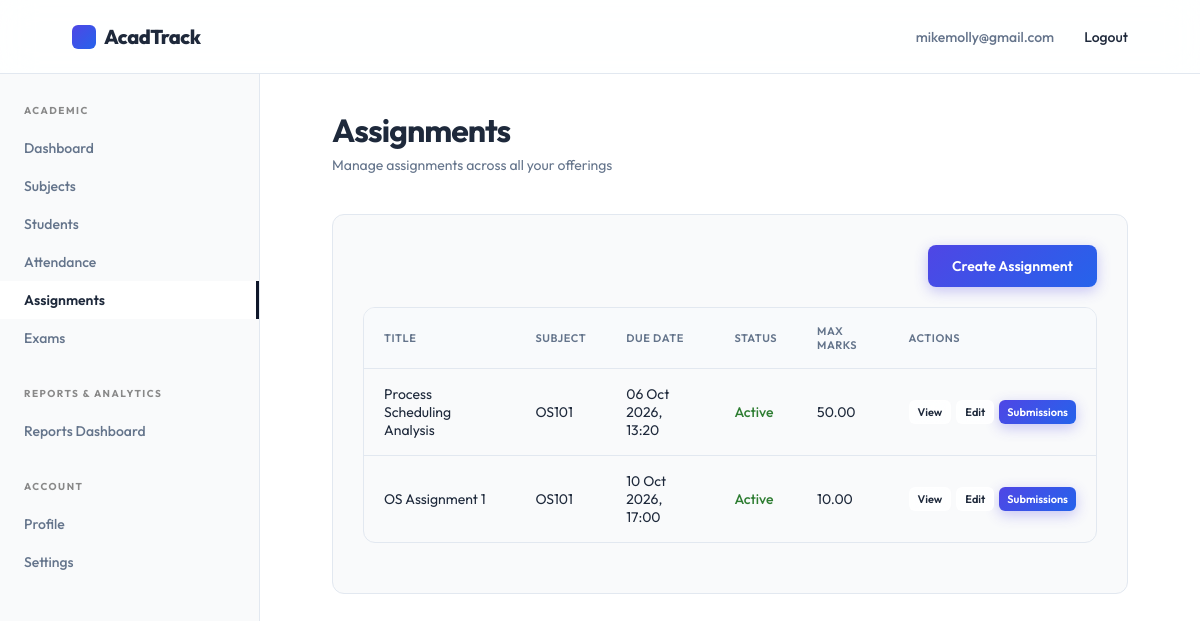
Screenshot of /faculty/assignments/ (signed in) with the database file from the repository.
### accounts/models.py (models this page shows, shortened)
class User(AbstractUser):
    class RoleChoices(models.TextChoices):
        STUDENT = 'student', 'Student'
        FACULTY = 'faculty', 'Faculty'
        ADMIN = 'admin', 'Admin'
    username = None
    email = models.EmailField(unique=True)
    role = models.CharField(max_length=20, choices=RoleChoices.choices, default=RoleChoices.STUDENT)
    contact_number = models.CharField(max_length=15, blank=True, null=True)
    deactivated_at = models.DateTimeField(blank=True, null=True)
    updated_at = models.DateTimeField(auto_now=True)
    USERNAME_FIELD = 'email'
    REQUIRED_FIELDS = []
    objects = CustomUserManager()

### assignments/models.py (models this page shows, shortened)
class Assignment(models.Model):
    class StatusChoices(models.TextChoices):
        DRAFT = 'draft', 'Draft'
        ACTIVE = 'active', 'Active'
        CLOSED = 'closed', 'Closed'
    offering = models.ForeignKey('academics.SubjectOffering', on_delete=models.CASCADE, related_name='assignments')
    title = models.CharField(max_length=200)
    description = models.TextField(blank=True, null=True)
    instructions = models.TextField(blank=True, null=True)
    maximum_marks = models.DecimalField(max_digits=5, decimal_places=2)
    assigned_at = models.DateTimeField(default=timezone.now)
    due_datetime = models.DateTimeField()
    file_attachment = models.FileField(upload_to='assignments/', blank=True, null=True, validators=[validate_pdf])
    status = models.CharField(max_length=15, choices=StatusChoices.choices, default=StatusChoices.DRAFT)
    updated_at = models.DateTimeField(auto_now=True)
    class Meta:
        constraints = [
            CheckConstraint(
                condition=Q(maximum_marks__gt=0),
                name='check_assignment_maximum_marks'
            )
        ]

### academics/models.py (models this page shows, shortened)
class SubjectOffering(models.Model):
    class SubjectType(models.TextChoices):
        CORE = 'core', 'Core'
        ELECTIVE = 'elective', 'Elective'
        LAB = 'lab', 'Lab'
        PROJECT = 'project', 'Project'
    subject = models.ForeignKey(Subject, on_delete=models.CASCADE, related_name='offerings')
    semester = models.ForeignKey(Semester, on_delete=models.CASCADE, related_name='subject_offerings')
    faculty = models.ForeignKey('faculty.Faculty', on_delete=models.SET_NULL, null=True, blank=True, related_name='subject_offerings')
    subject_type = models.CharField(max_length=20, choices=SubjectType.choices, default=SubjectType.CORE)
    credits = models.PositiveIntegerField()
    class Meta:
        constraints = [
            models.UniqueConstraint(fields=['subject', 'semester'], name='unique_subject_offering')
        ]

class Subject(models.Model):
    name = models.CharField(max_length=150)
    code = models.CharField(max_length=20, unique=True)
    description = models.TextField(blank=True, null=True)

### faculty/views.py (the view)
# urls.py: path('assignments/', views.AssignmentListView.as_view(), name='assignments'),
class AssignmentListView(FacultyRequiredMixin, ListView):
    template_name = 'faculty/assignments.html'
    context_object_name = 'assignments'
    def get_queryset(self):
        return Assignment.objects.filter(offering__faculty=self.request.user.faculty_profile).select_related('offering__subject').order_by('-assigned_at')

### faculty/views.py (called while the page is built)
    def test_func(self):
        return self.request.user.is_authenticated and self.request.user.role == User.RoleChoices.FACULTY

### templates/faculty/assignments.html
{% extends 'faculty/base.html' %}
{% block page_title %}Assignments{% endblock %}
{% block page_subtitle %}Manage assignments across all your offerings{% endblock %}
{% block dashboard_content %}
<div class="dashboard-section">
    <div style="margin-bottom: 20px; display: flex; justify-content: flex-end;">
        <a href="{% url 'faculty:assignment_create' %}" class="btn btn-primary">Create Assignment</a>
    </div>
    <div class="table-responsive">
        <table class="table">
            <thead>
                <tr>
                    <th>Title</th>
                    <th>Subject</th>
                    <th>Due Date</th>
                    <th>Status</th>
                    <th>Max Marks</th>
                    <th>Actions</th>
                </tr>
            </thead>
            <tbody>
                {% for assignment in assignments %}
                <tr>
                    <td>{{ assignment.title }}</td>
                    <td>{{ assignment.offering.subject.code }}</td>
                    <td>{{ assignment.due_datetime|date:"d M Y, H:i" }}</td>
                    <td>
                        <span style="font-weight: 500; {% if assignment.status == 'active' %}color: #2e7d32;{% elif assignment.status == 'closed' %}color: #d32f2f;{% else %}color: var(--muted);{% endif %}">
                            {{ assignment.get_status_display }}
                        </span>
                    </td>
                    <td>{{ assignment.maximum_marks }}</td>
                    <td>
                        <div style="display: flex; gap: 5px;">
                            <a href="{% url 'faculty:assignment_detail' pk=assignment.id %}" class="btn btn-secondary" style="padding: 4px 8px; font-size: 11px;">View</a>
                            <a href="{% url 'faculty:assignment_update' pk=assignment.id %}" class="btn btn-secondary" style="padding: 4px 8px; font-size: 11px;">Edit</a>
                            <a href="{% url 'faculty:submissions' assignment_id=assignment.id %}" class="btn btn-primary" style="padding: 4px 8px; font-size: 11px;">Submissions</a>
                        </div>
                    </td>
                </tr>
                {% empty %}
                <tr>
                    <td colspan="6" class="text-center" style="color: var(--muted); padding: 20px;">No assignments have been created yet.</td>
                </tr>
                {% endfor %}
            </tbody>
        </table>
    </div>
</div>
{% endblock %}

### templates/components/navbar.html (shortened to what this page needs)
<header class="navbar">
    <a href="{% if request.user.is_authenticated %}{% if request.user.role == 'admin' or request.user.is_superuser %}{% url 'acadtrack_admin:dashboard' %}{% elif request.user.role == 'faculty' %}{% url 'faculty:dashboard' %}{% else %}{% url 'students:dashboard' %}{% endif %}{% else %}{% url 'landing_page' %}{% endif %}" class="brand" aria-label="AcadTrack home">
        <span class="brand-mark"></span>
        AcadTrack
    </a>
    <nav class="nav-links" aria-label="User navigation">
        {% if request.user.is_authenticated %}
            <span style="color: var(--muted);">{{ request.user.email }}</span>
            <form action="{% url 'accounts:logout' %}" method="post" style="display:inline;">
                <button type="submit" style="background:none;border:none;cursor:pointer;font-family:inherit;font-size:inherit;font-weight:inherit;color:inherit;" class="nav-links a">Logout</button>
            </form>
        {% else %}
            {% if request.resolver_match.url_name != 'login' %}
                <a href="{% url 'accounts:login' %}">Login</a>
            {% endif %}
        {% endif %}
    </nav>
</header>

### static/style.css (style rules this page uses)
:root { --bg: #f9fafb; --text: #1e293b; --muted: #64748b; --line: #e2e8f0; --soft: #ffffff; --primary: #4f46e5; --primary-hover: #4338ca; --accent: #2563eb; --black: #0f172a; --radius: 12px; --glass-bg: rgba(255, 255, 255, 0.85); --glass-border: rgba(255, 255, 255, 0.6); --glass-shadow: 0 10px 40px 0 rgba(31, 38, 135, 0.05); }
* { box-sizing: border-box; margin: 0; padding: 0; scrollbar-width: thin; scrollbar-color: rgba(0, 0, 0, 0.2) var(--bg); }
html { scroll-behavior: smooth; }
body { min-height: 100vh; background: var(--bg); color: var(--text); font-family: 'Outfit', Arial, sans-serif; -webkit-font-smoothing: antialiased; }
a { color: inherit; text-decoration: none; }
.navbar { height: 74px; width: 100%; display: flex; align-items: center; justify-content: space-between; padding: 0 6vw; background: rgba(255, 255, 255, 0.85); backdrop-filter: blur(16px); -webkit-backdrop-filter: blur(16px); border-bottom: 1px solid var(--line); position: sticky; top: 0; z-index: 100; }
.brand { font-size: 20px; font-weight: 800; letter-spacing: -0.5px; display: flex; align-items: center; gap: 8px; }
.brand-mark { width: 24px; height: 24px; background: linear-gradient(135deg, var(--primary), var(--accent)); border-radius: 6px; display: inline-block; }
.nav-links { display: flex; gap: 30px; font-size: 14px; font-weight: 500; }
.btn { display: inline-flex; align-items: center; justify-content: center; padding: 12px 24px; border-radius: 8px; font-size: 14px; font-weight: 600; transition: all 0.3s cubic-bezier(0.16, 1, 0.3, 1); cursor: pointer; border: none; }
.btn-primary { background: linear-gradient(135deg, var(--primary), var(--accent)); color: white; box-shadow: 0 4px 14px rgba(79, 70, 229, 0.3); }
.btn-secondary { background: var(--glass-bg); border: 1px solid var(--glass-border); color: var(--text); backdrop-filter: blur(12px); }

### static/dashboard.css (style rules this page uses)
.dashboard-section { background: var(--bg); border: 1px solid var(--line); border-radius: var(--radius); padding: 30px; margin-bottom: 30px; }
.table-responsive { width: 100%; overflow-x: auto; margin-bottom: 20px; border-radius: var(--radius); border: 1px solid var(--line); background: var(--bg); }
.table { width: 100%; border-collapse: collapse; font-size: 14px; text-align: left; }
.table th { background: #f8fafc; color: var(--muted); font-weight: 600; text-transform: uppercase; font-size: 11px; letter-spacing: .05em; padding: 16px 20px; border-bottom: 1px solid var(--line); }
.table td { padding: 16px 20px; border-bottom: 1px solid var(--line); color: var(--text); vertical-align: middle; }
.table tbody tr:last-child td { border-bottom: none; }
.table tbody tr { transition: background-color 0.2s ease; }
.table .btn, .data-table .btn { padding: 6px 12px; font-size: 12px; border-radius: 6px; }

### rows the page displays
User: user.email "mikemolly@gmail.com"
Assignment: title "Process Scheduling Analysis", offering.subject.code "OS101", due_datetime "06 Oct 2026, 13:20", status "Active", maximum_marks "50.00"
Assignment: title "OS Assignment 1", offering.subject.code "OS101", due_datetime "10 Oct 2026, 17:00", status "Active", maximum_marks "10.00"
